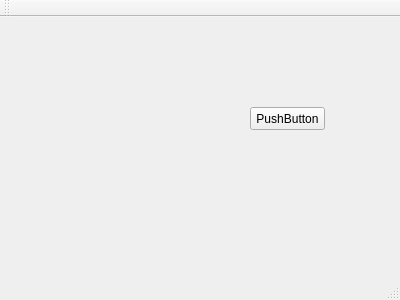
<?xml version="1.0" encoding="UTF-8"?>
<ui version="4.0">
 <class>SmsSending</class>
 <widget class="QMainWindow" name="SmsSending">
  <property name="geometry">
   <rect>
    <x>0</x>
    <y>0</y>
    <width>400</width>
    <height>300</height>
   </rect>
  </property>
  <property name="windowTitle">
   <string>SmsSending</string>
  </property>
  <widget class="QWidget" name="centralWidget">
   <widget class="QPushButton" name="pushButton">
    <property name="geometry">
     <rect>
      <x>250</x>
      <y>90</y>
      <width>75</width>
      <height>23</height>
     </rect>
    </property>
    <property name="text">
     <string>PushButton</string>
    </property>
   </widget>
  </widget>
  <widget class="QMenuBar" name="menuBar">
   <property name="geometry">
    <rect>
     <x>0</x>
     <y>0</y>
     <width>400</width>
     <height>21</height>
    </rect>
   </property>
  </widget>
  <widget class="QToolBar" name="mainToolBar">
   <attribute name="toolBarArea">
    <enum>TopToolBarArea</enum>
   </attribute>
   <attribute name="toolBarBreak">
    <bool>false</bool>
   </attribute>
  </widget>
  <widget class="QStatusBar" name="statusBar"/>
 </widget>
 <layoutdefault spacing="6" margin="11"/>
 <resources/>
 <connections/>
</ui>
